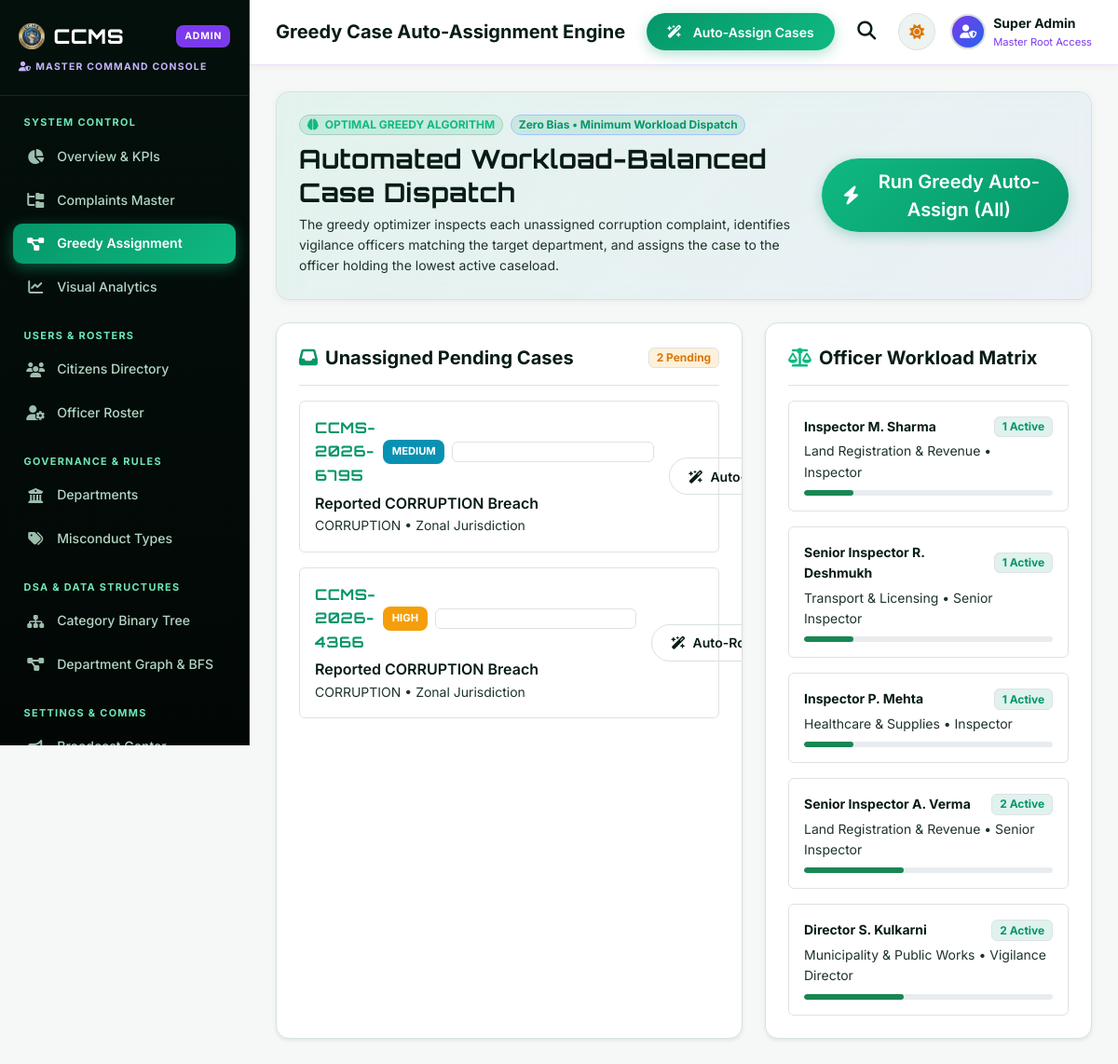
Before: /admin/assignment (signed in) with the older database file.
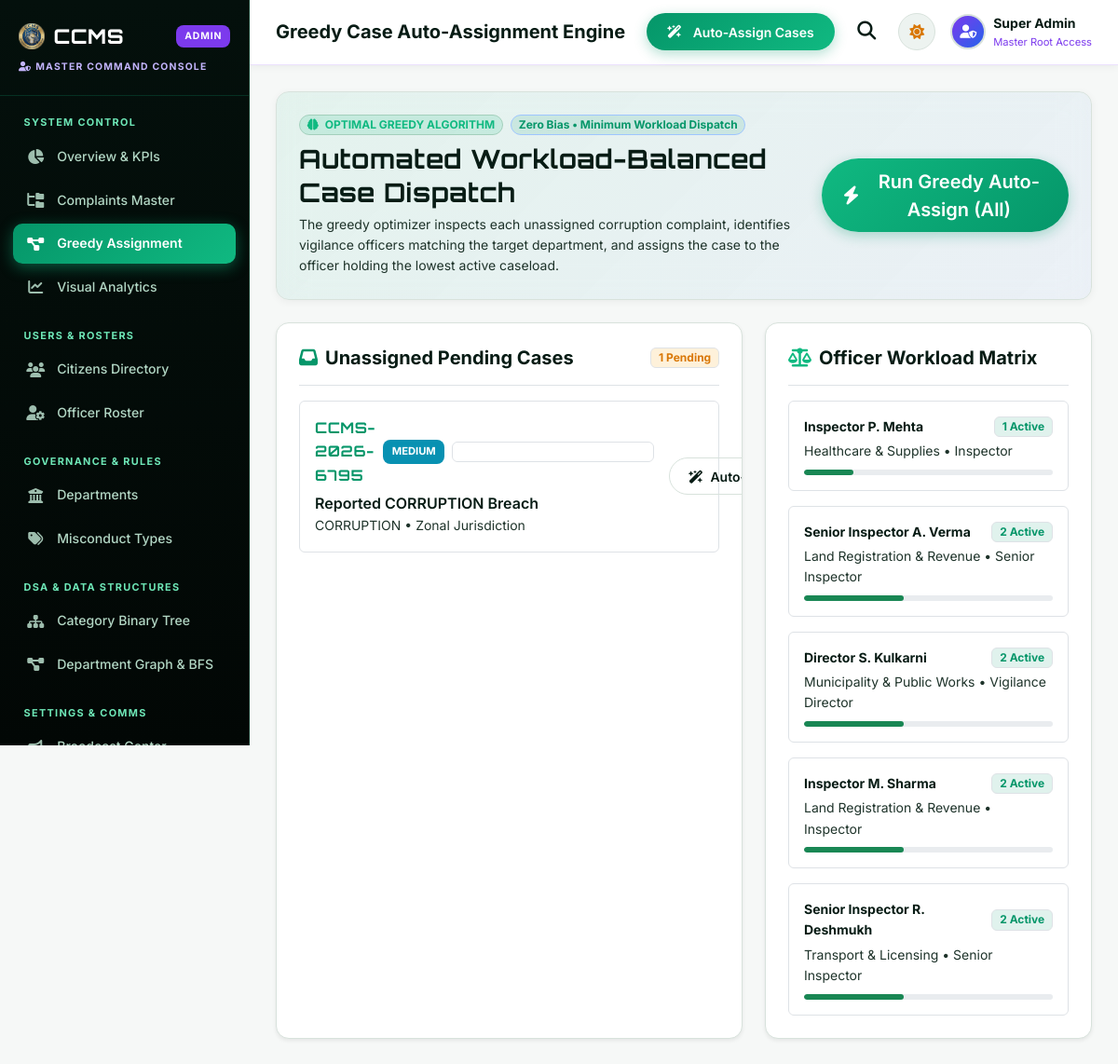
After: the same page with the newer database file.
### tables this page shows
CREATE TABLE complaints (
            complaint_id TEXT PRIMARY KEY,
            user_id INTEGER NOT NULL,
            complaint_title TEXT NOT NULL,
            misconduct_category TEXT NOT NULL,
            sector TEXT NOT NULL,
            incident_date TEXT NOT NULL,
            incident_time TEXT,
            location TEXT NOT NULL,
            description TEXT NOT NULL,
            anonymous_mode INTEGER DEFAULT 0,
            severity TEXT DEFAULT 'Medium',
            evidence_file TEXT,
            complaint_status TEXT DEFAULT 'Pending',
            assigned_officer TEXT,
            assigned_officer_id TEXT,
            investigation_notes TEXT,
            rating INTEGER,
            feedback TEXT,
            created_at DATETIME DEFAULT CURRENT_TIMESTAMP,
            updated_at DATETIME DEFAULT CURRENT_TIMESTAMP
        );

CREATE TABLE officers (
            officer_id TEXT PRIMARY KEY,
            name TEXT NOT NULL,
            rank TEXT NOT NULL,
            department TEXT NOT NULL,
            email TEXT NOT NULL UNIQUE,
            phone TEXT NOT NULL,
            password TEXT NOT NULL,
            active_cases INTEGER DEFAULT 0,
            status TEXT DEFAULT 'Active',
            badge_id TEXT,
            created_at DATETIME DEFAULT CURRENT_TIMESTAMP
        );

### app.py (the view)
@app.route("/admin/assignment", methods=["GET"])
@role_required("admin")
def admin_assignment():
    unassigned_complaints = db.query_db("SELECT * FROM complaints WHERE assigned_officer IS NULL OR assigned_officer = '' OR assigned_officer = 'Unassigned'")
    officers = db.query_db("SELECT * FROM officers ORDER BY active_cases ASC")
    return render_template("admin/assignment.html", unassigned_complaints=unassigned_complaints, officers=officers)

### app.py (called while the page is built, shortened)
def role_required(required_role):
    def decorator(f):
        @wraps(f)
        def decorated_function(*args, **kwargs):
            user_role = session.get("role", "citizen")
            if user_role != required_role and user_role != "admin":
                flash("You do not have authorization to view this command console.", "danger")
                return redirect(url_for("home"))
            return f(*args, **kwargs)
        return decorated_function
    return decorator

### db.py (called while the page is built)
def dict_factory(cursor, row):
    d = {}
    for idx, col in enumerate(cursor.description):
        d[col[0]] = row[idx]
    return d

def get_db_connection():
    conn = sqlite3.connect(DB_PATH, timeout=20.0, check_same_thread=False)
    conn.row_factory = dict_factory
    conn.execute("PRAGMA journal_mode=WAL;")
    return conn

def _normalize_query(query, args):
    if "ON DUPLICATE KEY UPDATE" in query.upper() and "system_settings" in query.lower():
        query = "INSERT OR REPLACE INTO system_settings (setting_key, setting_value) VALUES (?, ?)"
        if len(args) == 3:
            args = (args[0], args[1])
        return query, args
    normalized_query = query.replace("%s", "?")
    return normalized_query, args

def query_db(query, args=(), one=False):
    normalized_query, normalized_args = _normalize_query(query, args)
    conn = get_db_connection()
    try:
        cursor = conn.cursor()
        cursor.execute(normalized_query, normalized_args)
        result = cursor.fetchall()
        return (result[0] if result else None) if one else result
    finally:
        conn.close()

### templates/admin/assignment.html (shortened to what this page needs)
{% extends 'admin/base.html' %}
{% set active_page = 'assignment' %}
{% block page_heading %}Greedy Case Auto-Assignment Engine{% endblock %}
{% block content %}
<div class="ccms-card p-4 mb-4 glass-panel border-emerald border-opacity-25"
  style="background: linear-gradient(135deg, rgba(16,185,129,0.08) 0%, rgba(37,99,235,0.05) 100%);">
  <div class="row align-items-center g-3">
    <div class="col-md-8">
      <div class="d-flex align-items-center gap-2 mb-2">
        <span
          class="badge bg-emerald-subtle text-success border border-success-subtle px-2.5 py-1 rounded-pill small fw-bold">
          <i class="fas fa-brain me-1"></i> OPTIMAL GREEDY ALGORITHM
        </span>
        <span
          class="badge bg-primary-subtle text-primary border border-primary-subtle px-2.5 py-1 rounded-pill small fw-bold">
          Zero Bias &bull; Minimum Workload Dispatch
        </span>
      </div>
      <h3 class="fw-bold text-heading brand-font mb-1">Automated Workload-Balanced Case Dispatch</h3>
      <p class=" small mb-0">
        The greedy optimizer inspects each unassigned corruption complaint, identifies vigilance officers matching the
        target department, and assigns the case to the officer holding the lowest active caseload.
      </p>
    </div>
    <div class="col-md-4 text-md-end">
      <form action="{{ url_for('admin_greedy_auto_assign') }}" method="POST">
        <button type="submit" class="btn btn-brand btn-lg" style="background:var(--gradient-success);">
          <i class="fas fa-bolt me-1"></i> Run Greedy Auto-Assign (All)
        </button>
      </form>
    </div>
  </div>
</div>
<div class="row g-4 mb-4">
  <div class="col-lg-7">
    <div class="ccms-card p-4 shadow-sm h-100">
      <div class="d-flex align-items-center justify-content-between pb-3 mb-3 border-bottom">
        <h5 class="fw-bold text-heading mb-0"><i class="fas fa-inbox text-primary me-2"></i>Unassigned Pending Cases
        </h5>
        <span class="badge bg-warning-subtle text-warning border">{{ unassigned_complaints|length }} Pending</span>
      </div>
      {% if unassigned_complaints %}
      <div class="d-flex flex-column gap-3">
        {% for c in unassigned_complaints %}
        <div
          class="p-3 rounded bg-subtle border d-flex flex-column flex-md-row align-items-md-center justify-content-between gap-3">
          <div>
            <div class="d-flex align-items-center gap-2 mb-1">
              <span class="fw-bold text-primary brand-font">{{ c.complaint_id }}</span>
              <span class="badge-priority {{ c.severity }}">{{ c.severity }}</span>
              <span class="badge bg-subtle  border">{{ c.sector }}</span>
            </div>
            <div class="fw-semibold text-heading">{{ c.complaint_title }}</div>
            <div class=" small">{{ c.misconduct_category }} &bull; {{ c.location }}</div>
          </div>
          <form action="{{ url_for('admin_assign_single') }}" method="POST">
            <button type="submit" class="btn btn-sm btn-outline-custom text-nowrap">
              <i class="fas fa-wand-magic-sparkles me-1"></i> Auto-Route
            </button>
          </form>
        </div>
        {% endfor %}
      </div>
      {% endif %}
    </div>
  </div>
  <div class="col-lg-5">
    <div class="ccms-card p-4 shadow-sm h-100">
      <div class="d-flex align-items-center justify-content-between pb-3 mb-3 border-bottom">
        <h5 class="fw-bold text-heading mb-0"><i class="fas fa-scale-balanced text-emerald me-2"></i>Officer Workload
          Matrix</h5>
      </div>
      <div class="d-flex flex-column gap-3">
        {% for off in officers %}
        <div class="p-3 rounded bg-subtle border">
          <div class="d-flex align-items-center justify-content-between mb-1">
            <span class="fw-bold text-heading small">{{ off.name }}</span>
            <span class="badge bg-primary-subtle text-primary border">{{ off.active_cases }} Active</span>
          </div>
          <div class=" small mb-2">{{ off.department }} &bull; {{ off.rank }}</div>
          <div class="progress" style="height: 6px;">
            {% set pct = (off.active_cases / 5 * 100)|int if off.active_cases < 5 else 100 %} <div
              class="progress-bar {% if off.active_cases >= 3 %}bg-warning{% elif off.active_cases >= 5 %}bg-danger{% else %}bg-success{% endif %}"
              style="width: {{ pct }}%; border-radius: 10px;">
          </div>
        </div>
      </div>
      {% endfor %}
    </div>
  </div>
</div>
</div>
{% endblock %}

### templates/admin/base.html (shortened to what this page needs)
<!doctype html>
<html lang="en" data-theme="light">
<head>
  <link rel="stylesheet" href="https://cdn.jsdelivr.net/npm/bootstrap@5.3.3/dist/css/bootstrap.min.css">
  <link rel="stylesheet" href="https://cdnjs.cloudflare.com/ajax/libs/font-awesome/6.5.1/css/all.min.css">
  <link rel="stylesheet" href="{{ url_for('static', filename='css/theme.css') }}">
</head>
<body>
  <div class="app-wrapper">
    <aside class="app-sidebar" id="adminSidebar">
      <div class="app-sidebar-header">
        <div class="d-flex align-items-center justify-content-between">
          <a href="{{ url_for('admin_dashboard') }}" class="app-logo">
            <img src="{{ url_for('static', filename='logo.png') }}" alt="CCMS" height="28" class="rounded">
            <span>CCMS</span>
          </a>
          <span class="app-logo-badge" style="background:#7c3aed;">ADMIN</span>
        </div>
        <div class="small mt-2 d-flex align-items-center gap-1"
          style="font-size:0.65rem; font-weight:700; letter-spacing:1.2px; text-transform:uppercase; color:#c4b5fd;">
          <i class="fas fa-user-shield"></i> MASTER COMMAND CONSOLE
        </div>
      </div>
      <div class="app-sidebar-nav">
        <div class="nav-section-title">SYSTEM CONTROL</div>
        <a href="{{ url_for('admin_dashboard') }}"
          class="sidebar-link {% if active_page == 'dashboard' %}active{% endif %}">
          <i class="fas fa-chart-pie"></i> <span>Overview &amp; KPIs</span>
        </a>
        <a href="{{ url_for('admin_complaints') }}"
          class="sidebar-link {% if active_page == 'complaints' %}active{% endif %}">
          <i class="fas fa-folder-tree"></i> <span>Complaints Master</span>
        </a>
        <a href="{{ url_for('admin_assignment') }}"
          class="sidebar-link {% if active_page == 'assignment' %}active{% endif %}">
          <i class="fas fa-diagram-project"></i> <span>Greedy Assignment</span>
        </a>
        <a href="{{ url_for('admin_analytics') }}"
          class="sidebar-link {% if active_page == 'analytics' %}active{% endif %}">
          <i class="fas fa-chart-line"></i> <span>Visual Analytics</span>
        </a>
        <div class="nav-section-title">USERS &amp; ROSTERS</div>
        <a href="{{ url_for('admin_citizens') }}"
          class="sidebar-link {% if active_page == 'citizens' %}active{% endif %}">
          <i class="fas fa-users"></i> <span>Citizens Directory</span>
        </a>
        <a href="{{ url_for('admin_officers') }}"
          class="sidebar-link {% if active_page == 'officers' %}active{% endif %}">
          <i class="fas fa-user-gear"></i> <span>Officer Roster</span>
        </a>
        <div class="nav-section-title">GOVERNANCE &amp; RULES</div>
        <a href="{{ url_for('admin_departments') }}"
          class="sidebar-link {% if active_page == 'departments' %}active{% endif %}">
          <i class="fas fa-building-columns"></i> <span>Departments</span>
        </a>
        <a href="{{ url_for('admin_categories') }}"
          class="sidebar-link {% if active_page == 'categories' %}active{% endif %}">
          <i class="fas fa-tags"></i> <span>Misconduct Types</span>
        </a>
        <div class="nav-section-title">DSA &amp; DATA STRUCTURES</div>
        <a href="{{ url_for('admin_category_tree') }}"
          class="sidebar-link {% if active_page == 'category_tree' %}active{% endif %}">
          <i class="fas fa-sitemap" style="color:#10b981;"></i> <span>Category Binary Tree</span>
        </a>
        <a href="{{ url_for('admin_department_graph') }}"
          class="sidebar-link {% if active_page == 'department_graph' %}active{% endif %}">
          <i class="fas fa-project-diagram" style="color:#38bdf8;"></i> <span>Department Graph &amp; BFS</span>
        </a>
        <div class="nav-section-title">SETTINGS &amp; COMMS</div>
        <a href="{{ url_for('admin_notifications') }}"
          class="sidebar-link {% if active_page == 'notifications' %}active{% endif %}">
          <i class="fas fa-bullhorn"></i> <span>Broadcast Center</span>
        </a>
      </div>
    </aside>
    <main class="app-main">
      <header class="app-topbar" style="border-bottom: 1px solid rgba(124,58,237,0.15);">
        <div class="d-flex align-items-center gap-3">
          <h5 class="fw-bold mb-0 text-heading">{% block page_heading %}Super Admin Master Control{% endblock %}</h5>
        </div>
        <div class="d-flex align-items-center gap-3">
          <a href="{{ url_for('admin_assignment') }}" class="btn btn-sm btn-brand d-none d-md-inline-flex"
            style="background: var(--gradient-brand);">
            <i class="fas fa-wand-magic-sparkles me-1"></i> Auto-Assign Cases
          </a>
          <a href="{{ url_for('admin_search') }}" class="text-heading p-2 rounded hover-bg" title="Search System">
            <i class="fas fa-search fs-5"></i>
          </a>
          <button class="theme-toggle-btn" title="Toggle Dark/Light Mode">
            <i class="fas fa-moon"></i>
          </button>
          <div class="d-flex align-items-center gap-2">
            <div class="user-avatar-circle" style="background: linear-gradient(135deg, #7c3aed, #2563eb);">
              <i class="fas fa-user-shield"></i>
            </div>
            <div class="d-none d-md-block text-start">
              <div class="fw-bold small text-heading">Super Admin</div>
              <div class="text-violet" style="font-size:0.7rem; color:#7c3aed;">Master Root Access</div>
            </div>
          </div>
        </div>
      </header>
      <div class="app-content">
        {% block content %}{% endblock %}
      </div>
    </main>
  </div>
</body>
</html>

Changed rows visible on the page:
no longer on this page (row edited): complaints: complaint_id "CCMS-2026-4366", severity "HIGH", complaint_title "Reported CORRUPTION Breach", misconduct_category "CORRUPTION", location "Zonal Jurisdiction"
changed officers "Inspector M. Sharma": active_cases "1" → "2"; moves down the list
changed officers "Senior Inspector R. Deshmukh": active_cases "1" → "2"; moves down the list
Other visible differences:
{{ unassigned_complaints|length }}: "2" → "1"
